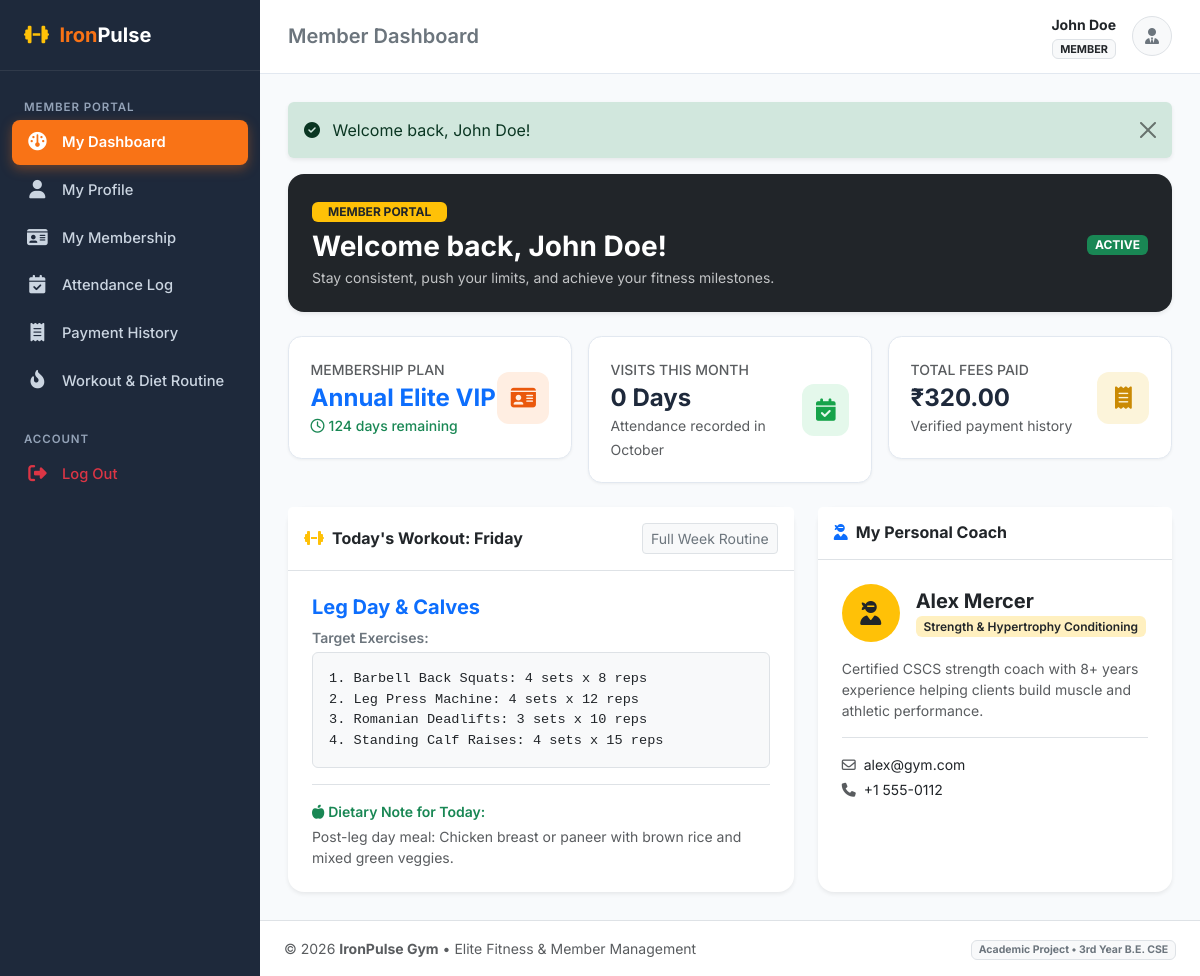
The app's page /member/dashboard.php (signed in) with its own data.
### tables this page shows
CREATE TABLE `members` (
    `id` INT AUTO_INCREMENT PRIMARY KEY,
    `user_id` INT NOT NULL UNIQUE,
    `gender` ENUM('Male', 'Female', 'Other') NOT NULL DEFAULT 'Male',
    `dob` DATE DEFAULT NULL,
    `address` TEXT DEFAULT NULL,
    `emergency_contact` VARCHAR(30) DEFAULT NULL,
    `trainer_id` INT DEFAULT NULL,
    `join_date` DATE NOT NULL,
    `status` ENUM('active', 'inactive') NOT NULL DEFAULT 'active',
    `created_at` TIMESTAMP DEFAULT CURRENT_TIMESTAMP,
    CONSTRAINT `fk_members_user` FOREIGN KEY (`user_id`) 
        REFERENCES `users` (`id`) ON DELETE CASCADE ON UPDATE CASCADE,
    CONSTRAINT `fk_members_trainer` FOREIGN KEY (`trainer_id`) 
        REFERENCES `trainers` (`id`) ON DELETE SET NULL ON UPDATE CASCADE
);

CREATE TABLE `users` (
    `id` INT AUTO_INCREMENT PRIMARY KEY,
    `name` VARCHAR(100) NOT NULL,
    `email` VARCHAR(120) NOT NULL UNIQUE,
    `password` VARCHAR(255) NOT NULL,
    `role` ENUM('admin', 'trainer', 'member') NOT NULL DEFAULT 'member',
    `phone` VARCHAR(20) DEFAULT NULL,
    `status` ENUM('active', 'inactive') NOT NULL DEFAULT 'active',
    `created_at` TIMESTAMP DEFAULT CURRENT_TIMESTAMP,
    `updated_at` TIMESTAMP DEFAULT CURRENT_TIMESTAMP ON UPDATE CURRENT_TIMESTAMP
);

CREATE TABLE `memberships` (
    `id` INT AUTO_INCREMENT PRIMARY KEY,
    `member_id` INT NOT NULL,
    `plan_id` INT NOT NULL,
    `start_date` DATE NOT NULL,
    `end_date` DATE NOT NULL,
    `status` ENUM('active', 'expired', 'pending', 'cancelled') NOT NULL DEFAULT 'active',
    `created_at` TIMESTAMP DEFAULT CURRENT_TIMESTAMP,
    CONSTRAINT `fk_memberships_member` FOREIGN KEY (`member_id`) 
        REFERENCES `members` (`id`) ON DELETE CASCADE ON UPDATE CASCADE,
    CONSTRAINT `fk_memberships_plan` FOREIGN KEY (`plan_id`) 
        REFERENCES `membership_plans` (`id`) ON DELETE RESTRICT ON UPDATE CASCADE
);

CREATE TABLE `membership_plans` (
    `id` INT AUTO_INCREMENT PRIMARY KEY,
    `plan_name` VARCHAR(100) NOT NULL,
    `duration_days` INT NOT NULL COMMENT 'Duration in number of days',
    `price` DECIMAL(10,2) NOT NULL,
    `description` TEXT DEFAULT NULL,
    `status` ENUM('active', 'inactive') NOT NULL DEFAULT 'active',
    `created_at` TIMESTAMP DEFAULT CURRENT_TIMESTAMP
);

CREATE TABLE `workouts` (
    `id` INT AUTO_INCREMENT PRIMARY KEY,
    `member_id` INT NOT NULL,
    `trainer_id` INT DEFAULT NULL,
    `title` VARCHAR(150) NOT NULL,
    `day_of_week` ENUM('Monday', 'Tuesday', 'Wednesday', 'Thursday', 'Friday', 'Saturday', 'Sunday', 'All Days') NOT NULL DEFAULT 'Monday',
    `exercise_details` TEXT NOT NULL COMMENT 'Exercise names, sets, reps, weight suggestions',
    `diet_notes` TEXT DEFAULT NULL COMMENT 'Nutritional guidelines, calories, water intake',
    `created_at` TIMESTAMP DEFAULT CURRENT_TIMESTAMP,
    `updated_at` TIMESTAMP DEFAULT CURRENT_TIMESTAMP ON UPDATE CURRENT_TIMESTAMP,
    CONSTRAINT `fk_workouts_member` FOREIGN KEY (`member_id`) 
        REFERENCES `members` (`id`) ON DELETE CASCADE ON UPDATE CASCADE,
    CONSTRAINT `fk_workouts_trainer` FOREIGN KEY (`trainer_id`) 
        REFERENCES `trainers` (`id`) ON DELETE SET NULL ON UPDATE CASCADE
);

CREATE TABLE `trainers` (
    `id` INT AUTO_INCREMENT PRIMARY KEY,
    `user_id` INT NOT NULL UNIQUE,
    `specialization` VARCHAR(150) NOT NULL,
    `joining_date` DATE NOT NULL,
    `bio` TEXT DEFAULT NULL,
    `status` ENUM('active', 'inactive') NOT NULL DEFAULT 'active',
    `created_at` TIMESTAMP DEFAULT CURRENT_TIMESTAMP,
    CONSTRAINT `fk_trainers_user` FOREIGN KEY (`user_id`) 
        REFERENCES `users` (`id`) ON DELETE CASCADE ON UPDATE CASCADE
);

### includes/auth_guard.php (called while the page is built, shortened)
<?php
require_once __DIR__ . '/../config/config.php';
function is_logged_in() {
    return isset($_SESSION['user_id']) && !empty($_SESSION['user_id']);
}
function current_user() {
    return [
        'id'       => $_SESSION['user_id'],
        'name'     => $_SESSION['user_name'] ?? 'User',
        'email'    => $_SESSION['user_email'] ?? '',
        'role'     => $_SESSION['user_role'] ?? 'member',
        'profile_id' => $_SESSION['profile_id'] ?? null
    ];
}

### config/config.php (called while the page is built, shortened)
<?php
function get_flash() {
    if (isset($_SESSION['flash_message'])) {
        $flash = $_SESSION['flash_message'];
        return $flash;
    }
    return null;
}

### member/dashboard.php (the view, shortened to what this page needs)
<?php
require_once __DIR__ . '/../config/config.php';
require_once __DIR__ . '/../includes/functions.php';
require_once __DIR__ . '/../includes/auth_guard.php';
$pdo = get_db_connection();
$user = current_user();
$mStmt = $pdo->prepare("
    SELECT m.*, u.name, u.email, u.phone,
           tu.name AS trainer_name, tu.email AS trainer_email, tu.phone AS trainer_phone,
           t.specialization AS trainer_spec, t.bio AS trainer_bio
    FROM members m
    JOIN users u ON m.user_id = u.id
    LEFT JOIN trainers t ON m.trainer_id = t.id
    LEFT JOIN users tu ON t.user_id = tu.id
    WHERE m.user_id = ?
");
$mStmt->execute([$user['id']]);
$member = $mStmt->fetch();
$memberId = (int)$member['id'];
$subStmt = $pdo->prepare("
    SELECT ms.*, mp.plan_name, mp.duration_days, mp.price, mp.description
    FROM memberships ms
    JOIN membership_plans mp ON ms.plan_id = mp.id
    WHERE ms.member_id = ? AND ms.status = 'active'
    ORDER BY ms.id DESC LIMIT 1
");
$subStmt->execute([$memberId]);
$activeSub = $subStmt->fetch();
$todayDay = date('l');
$wStmt = $pdo->prepare("
    SELECT * FROM workouts
    WHERE member_id = ? AND (day_of_week = ? OR day_of_week = 'All Days')
    LIMIT 1
");
$wStmt->execute([$memberId, $todayDay]);
$todayWorkout = $wStmt->fetch();
$attCountStmt = $pdo->prepare("
    SELECT COUNT(*) FROM attendance
    WHERE member_id = ? AND MONTH(attendance_date) = MONTH(CURDATE()) AND YEAR(attendance_date) = YEAR(CURDATE()) AND status = 'Present'
");
$attCountStmt->execute([$memberId]);
$monthVisits = (int)$attCountStmt->fetchColumn();
$payStmt = $pdo->prepare("SELECT COALESCE(SUM(amount), 0) FROM payments WHERE member_id = ? AND payment_status = 'Paid'");
$payStmt->execute([$memberId]);
$totalPaid = (float)$payStmt->fetchColumn();
$pageTitle = 'Member Dashboard';
include __DIR__ . '/../includes/header.php';
?>
<div class="card border-0 shadow-sm rounded-4 mb-4 bg-dark text-white p-4">
    <div class="d-flex flex-column flex-md-row justify-content-between align-items-md-center gap-3">
        <div>
            <span class="badge bg-warning text-dark text-uppercase fw-bold px-3 py-1 mb-2">Member Portal</span>
            <h3 class="fw-bold mb-1">Welcome back, <?= htmlspecialchars($member['name']) ?>!</h3>
            <p class="text-light opacity-75 small mb-0">Stay consistent, push your limits, and achieve your fitness milestones.</p>
        </div>
        <div>
            <?= get_status_badge($member['status']) ?>
        </div>
    </div>
</div>
<div class="row g-3 mb-4">
    <div class="col-md-4">
        <div class="stat-card">
            <div>
                <div class="text-muted small fw-medium text-uppercase">Membership Plan</div>
                <h4 class="fw-bold mb-0 mt-1 text-primary">
                    <?= $activeSub ? htmlspecialchars($activeSub['plan_name']) : 'No Active Plan' ?>
                </h4>
                <?php if ($activeSub): ?>
                    <?php $daysLeft = (int)ceil((strtotime($activeSub['end_date']) - time()) / 86400); ?>
                    <small class="text-success fw-medium"><i class="fa-regular fa-clock me-1"></i><?= max(0, $daysLeft) ?> days remaining</small>
                <?php else: ?>
                    <small class="text-danger fw-medium">Subscription Expired</small>
                <?php endif; ?>
            </div>
            <div class="stat-icon-wrapper stat-icon-primary">
                <i class="fa-solid fa-id-card"></i>
            </div>
        </div>
    </div>
    <div class="col-md-4">
        <div class="stat-card">
            <div>
                <div class="text-muted small fw-medium text-uppercase">Visits This Month</div>
                <h4 class="fw-bold mb-0 mt-1"><?= $monthVisits ?> Days</h4>
                <small class="text-muted">Attendance recorded in <?= date('F') ?></small>
            </div>
            <div class="stat-icon-wrapper stat-icon-success">
                <i class="fa-solid fa-calendar-check"></i>
            </div>
        </div>
    </div>
    <div class="col-md-4">
        <div class="stat-card">
            <div>
                <div class="text-muted small fw-medium text-uppercase">Total Fees Paid</div>
                <h4 class="fw-bold mb-0 mt-1"><?= format_currency($totalPaid) ?></h4>
                <small class="text-muted">Verified payment history</small>
            </div>
            <div class="stat-icon-wrapper stat-icon-warning">
                <i class="fa-solid fa-receipt"></i>
            </div>
        </div>
    </div>
</div>
<div class="row g-4">
    <div class="col-lg-7">
        <div class="card border-0 shadow-sm rounded-4 h-100">
            <div class="card-header bg-white border-bottom py-3 d-flex justify-content-between align-items-center">
                <h6 class="fw-bold mb-0 text-dark">
                    <i class="fa-solid fa-dumbbell me-2 text-warning"></i>Today's Workout: <?= $todayDay ?>
                </h6>
                <a href="<?= BASE_URL ?>/member/workouts.php" class="btn btn-sm btn-light border text-secondary">Full Week Routine</a>
            </div>
            <div class="card-body p-4">
                <?php if ($todayWorkout): ?>
                    <h5 class="fw-bold text-primary mb-2"><?= htmlspecialchars($todayWorkout['title']) ?></h5>
                    <div class="mb-3">
                        <div class="small fw-semibold text-secondary mb-1">Target Exercises:</div>
                        <pre class="bg-light p-3 border rounded font-monospace small mb-0" style="white-space: pre-wrap; font-size: 0.85rem;"><?= htmlspecialchars($todayWorkout['exercise_details']) ?></pre>
                    </div>
                    <?php if (!empty($todayWorkout['diet_notes'])): ?>
                        <div class="pt-3 border-top">
                            <div class="small fw-semibold text-success mb-1"><i class="fa-solid fa-apple-whole me-1"></i>Dietary Note for Today:</div>
                            <p class="text-muted small mb-0"><?= nl2br(htmlspecialchars($todayWorkout['diet_notes'])) ?></p>
                        </div>
                    <?php endif; ?>
                <?php endif; ?>
            </div>
        </div>
    </div>
    <div class="col-lg-5">
        <div class="card border-0 shadow-sm rounded-4 h-100">
            <div class="card-header bg-white border-bottom py-3">
                <h6 class="fw-bold mb-0 text-dark"><i class="fa-solid fa-user-ninja me-2 text-primary"></i>My Personal Coach</h6>
            </div>
            <div class="card-body p-4">
                <?php if ($member['trainer_name']): ?>
                    <div class="d-flex align-items-center gap-3 mb-3">
                        <div class="bg-warning text-dark rounded-circle d-flex align-items-center justify-content-center fw-bold fs-4" style="width: 58px; height: 58px;">
                            <i class="fa-solid fa-user-ninja"></i>
                        </div>
                        <div>
                            <h5 class="fw-bold mb-0"><?= htmlspecialchars($member['trainer_name']) ?></h5>
                            <span class="badge bg-warning bg-opacity-25 text-dark small fw-semibold">
                                <?= htmlspecialchars($member['trainer_spec']) ?>
                            </span>
                        </div>
                    </div>
                    <p class="text-muted small mb-3">
                        <?= htmlspecialchars($member['trainer_bio'] ?? 'Certified trainer dedicated to your athletic progression and posture.') ?>
                    </p>
                    <div class="border-top pt-3 small">
                        <div class="mb-1"><i class="fa-regular fa-envelope me-2 text-muted"></i><?= htmlspecialchars($member['trainer_email']) ?></div>
                        <div><i class="fa-solid fa-phone me-2 text-muted"></i><?= htmlspecialchars($member['trainer_phone'] ?? 'N/A') ?></div>
                    </div>
                <?php endif; ?>
            </div>
        </div>
    </div>
</div>
<?php include __DIR__ . '/../includes/footer.php'; ?>

### includes/header.php (shortened to what this page needs)
<?php
require_once __DIR__ . '/../config/config.php';
require_once __DIR__ . '/../includes/functions.php';
require_once __DIR__ . '/../includes/auth_guard.php';
$currentUser = current_user();
$pageTitle = $pageTitle ?? 'Dashboard';
$flash = get_flash();
?>
<!DOCTYPE html>
<html lang="en">
<head>
    <link href="https://cdn.jsdelivr.net/npm/bootstrap@5.3.2/dist/css/bootstrap.min.css" rel="stylesheet">
    <link rel="stylesheet" href="https://cdnjs.cloudflare.com/ajax/libs/font-awesome/6.5.1/css/all.min.css">
    <link rel="stylesheet" href="<?= BASE_URL ?>/assets/css/custom.css">
</head>
<body>
<div class="app-wrapper">
    <?php include __DIR__ . '/sidebar.php'; ?>
    <div class="main-content">
        <header class="top-navbar">
            <div class="d-flex align-items-center gap-3">
                <h5 class="mb-0 fw-semibold text-secondary d-none d-sm-block">
                    <?= htmlspecialchars($pageTitle) ?>
                </h5>
            </div>
            <div class="d-flex align-items-center gap-3">
                <div class="text-end d-none d-md-block">
                    <div class="fw-bold small text-dark"><?= htmlspecialchars($currentUser['name'] ?? 'User') ?></div>
                    <span class="badge bg-light text-dark border text-uppercase" style="font-size: 0.68rem;">
                        <?= htmlspecialchars($currentUser['role'] ?? 'guest') ?>
                    </span>
                </div>
                <div class="dropdown">
                    <button class="btn btn-light rounded-circle p-0 border" type="button" data-bs-toggle="dropdown" aria-expanded="false" style="width: 40px; height: 40px;">
                        <i class="fa-solid fa-user-tie text-secondary"></i>
                    </button>
                </div>
            </div>
        </header>
        <main class="page-body">
            <?php if ($flash): ?>
                <div class="alert alert-<?= htmlspecialchars($flash['type']) ?> alert-dismissible fade show border-0 shadow-sm" role="alert">
                    <i class="fa-solid <?= $flash['type'] === 'success' ? 'fa-circle-check' : 'fa-circle-exclamation' ?> me-2"></i>
                    <?= htmlspecialchars($flash['text']) ?>
                    <button type="button" class="btn-close" data-bs-dismiss="alert" aria-label="Close"></button>
                </div>
            <?php endif; ?>

### includes/functions.php (shortened to what this page needs)
<?php
require_once __DIR__ . '/../config/config.php';
function format_currency($amount) {
  return '₹' . number_format($amount, 2);;
}
function get_status_badge($status) {
    $statusLower = strtolower(trim((string)$status));
    $badgeClass = 'bg-secondary';
    switch ($statusLower) {
        case 'active':
        case 'paid':
        case 'present':
            $badgeClass = 'bg-success';
            break;
    }
    return '<span class="badge ' . $badgeClass . ' text-uppercase px-2 py-1">' . htmlspecialchars(ucfirst($status)) . '</span>';
}

### records on screen
members: user.name "John Doe", status "ACTIVE", users.name "Alex Mercer", trainer.specialization "Strength & Hypertrophy Conditioning", trainer.bio "Certified CSCS strength coach with 8+ years experience helping clients build muscle and athletic performance.", users.email "alex@gym.com", users.phone "+1 555-0112"
memberships: plan.plan_name "Annual Elite VIP", end_date "124"
workouts: title "Leg Day & Calves", exercise_details "1. Barbell Back Squats: 4 sets x 8 reps 2. Leg Press Machine: 4 sets x 12 reps 3. Romanian Deadlifts: 3 sets x 10 reps 4. Standing Calf Raises: 4 sets x 15 reps", diet_notes "Post-leg day meal: Chicken breast or paneer with brown rice and mixed green veggies."

### other values on screen
$pageTitle "Member Dashboard"
$currentUser['role'] "MEMBER"
$flash['text'] "Welcome back, John Doe!"
$monthVisits "0"
format_currency($totalPaid) "₹320.00"
APP_NAME "IronPulse Gym"
APP_TAGLINE "Elite Fitness & Member Management"
